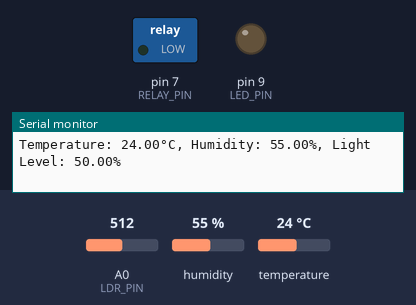
A sketch run on a simulated Arduino Uno, built with avr-gcc and run on an emulated ATmega328P. On the bench: switched loads named in the sketch (green lamp = pin HIGH), output pins drawn as LEDs (lit = HIGH), the last lines printed to the serial monitor. The inputs (shaded band) are chosen by the test bench; at power-on: temperature 24 °C, A0 (LDR_PIN) = 512, humidity 55 %.

Above: at 5.8 s.
5.9 s: temperature set to 29.3 °C
11.9 s: temperature set to 30.4 °C
At 16.4 s:
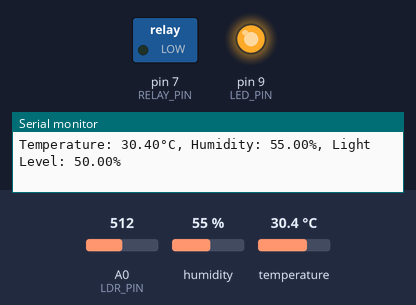
17.9 s: A0 (LDR_PIN) set to 315
23.9 s: A0 (LDR_PIN) set to 296
At 25.7 s:
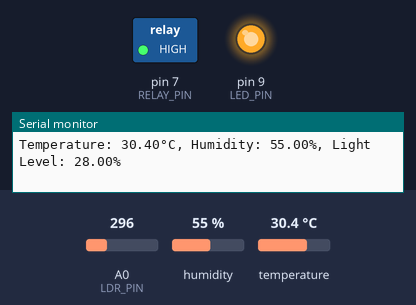
29.9 s: temperature set to 12 °C
At 31.0 s:
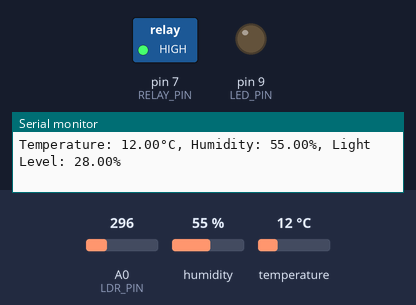
35.9 s: temperature set to 33 °C
At 41.5 s:
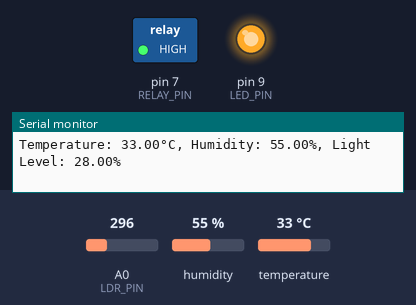
Timing chart, 0 to 42.9 s (numbered marks = the images above; inputs shaded):
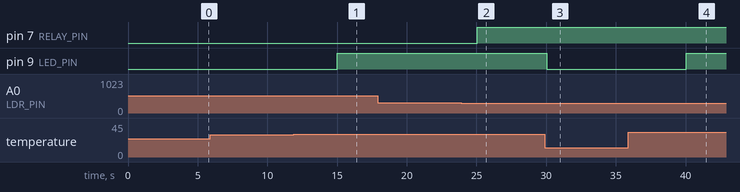

Measured:
- the behaviour switches between 30 and 30.1 °C on temperature (found by bisection; images 0 and 1)
- the behaviour switches between 307 and 306 on A0 (LDR_PIN) (found by bisection; images 1 and 2)
- after the input at 11.9 s, pin 9 (LED_PIN): LOW → HIGH after 3.1 s
- after the input at 23.9 s, pin 7 (RELAY_PIN): LOW → HIGH after 1.1 s
- after the input at 29.9 s, pin 9 (LED_PIN): HIGH → LOW after 0.15 s
- after the input at 35.9 s, pin 9 (LED_PIN): LOW → HIGH after 4.2 s

The sketch:

arduino_code.ino
```cpp
#include <DHT.h>

// Pin configuration
#define DHTPIN 8      // DHT22 data pin connected to digital pin 8
#define DHTTYPE DHT22 // Define sensor type DHT22
#define RELAY_PIN 7   // Relay control pin
#define LED_PIN 9     // LED for temperature alert
#define LDR_PIN A0    // Analog pin for LDR (light sensor)

// DHT sensor setup
DHT dht(DHTPIN, DHTTYPE);

void setup()
{
  // Initialize Serial Monitor
  Serial.begin(9600);

  // Set up pins
  pinMode(RELAY_PIN, OUTPUT);
  pinMode(LED_PIN, OUTPUT);

  // Initialize DHT sensor
  dht.begin();
}

void readAndDisplayData()
{
  // Read temperature and humidity from DHT22
  float temperature = dht.readTemperature();
  float humidity = dht.readHumidity();

  // Read light level from LDR
  int light_value = analogRead(LDR_PIN);
  float light_percentage = map(light_value, 0, 1023, 0, 100);

  // Control relay based on light level
  if (light_percentage < 30)
  {
    digitalWrite(RELAY_PIN, HIGH); // Turn on relay
  }
  else
  {
    digitalWrite(RELAY_PIN, LOW); // Turn off relay
  }

  // Turn on LED if temperature exceeds threshold
  if (temperature > 30)
  {
    digitalWrite(LED_PIN, HIGH); // Temperature alert
  }
  else
  {
    digitalWrite(LED_PIN, LOW);
  }

  // Display sensor data on Serial Monitor
  Serial.print("Temperature: ");
  Serial.print(temperature);
  Serial.print("°C, Humidity: ");
  Serial.print(humidity);
  Serial.print("%, Light Level: ");
  Serial.print(light_percentage);
  Serial.println("%");
}

void loop()
{
  // Read sensors and display data every 5 seconds
  readAndDisplayData();
  delay(5000);
}
```
